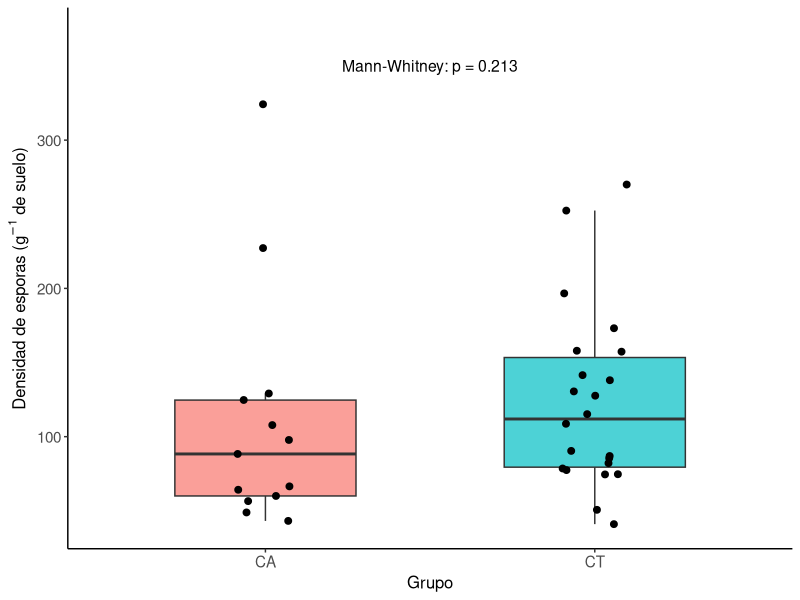
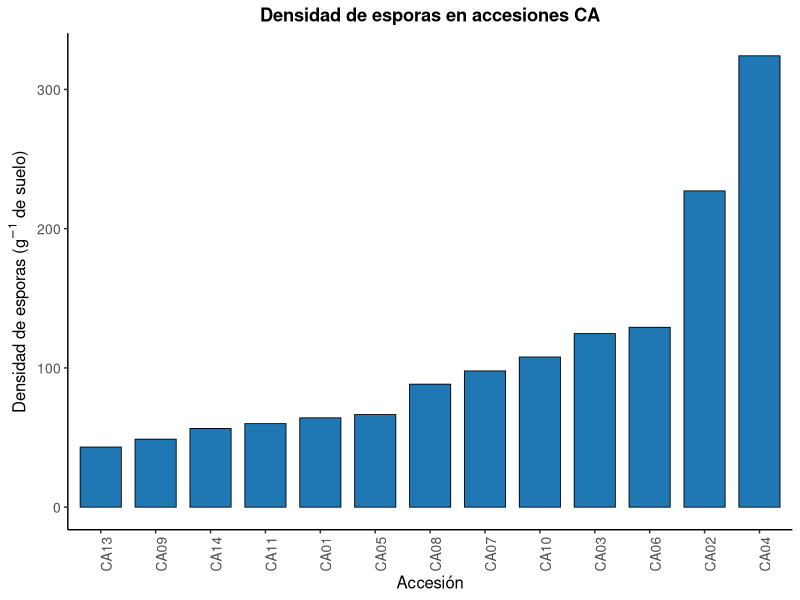
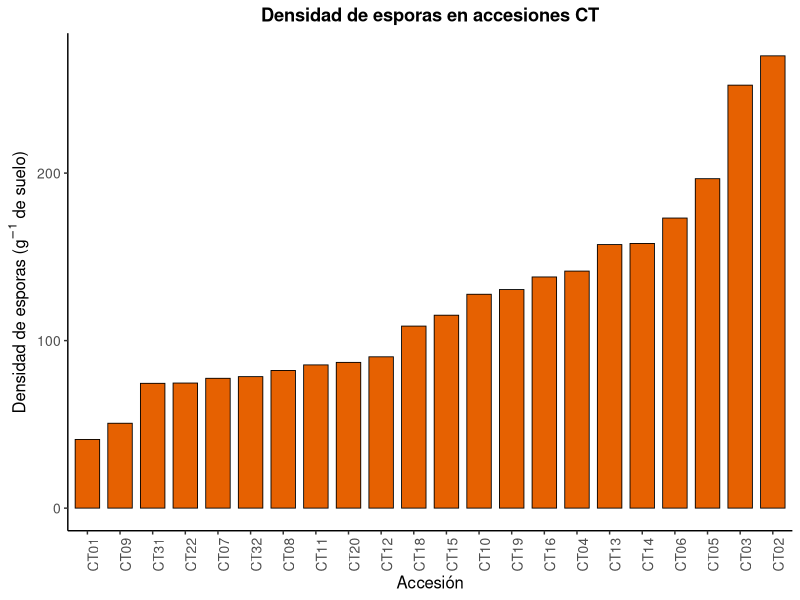
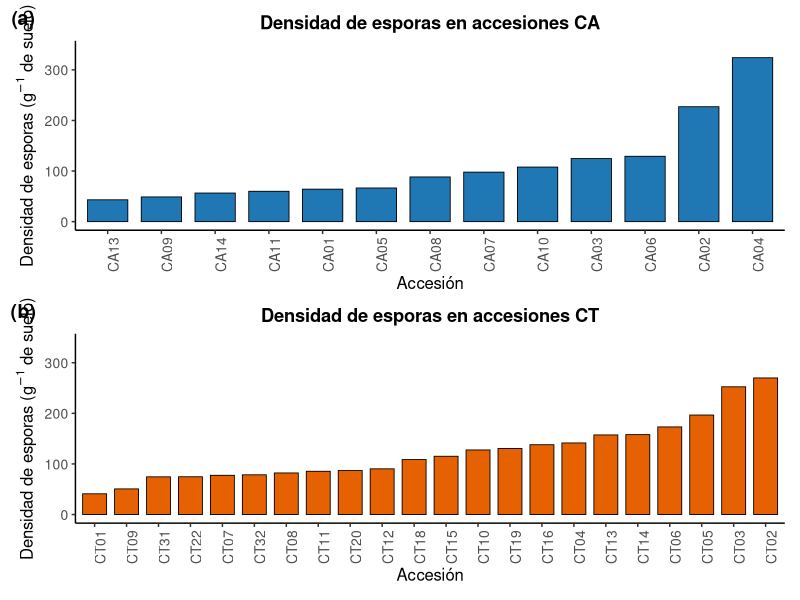
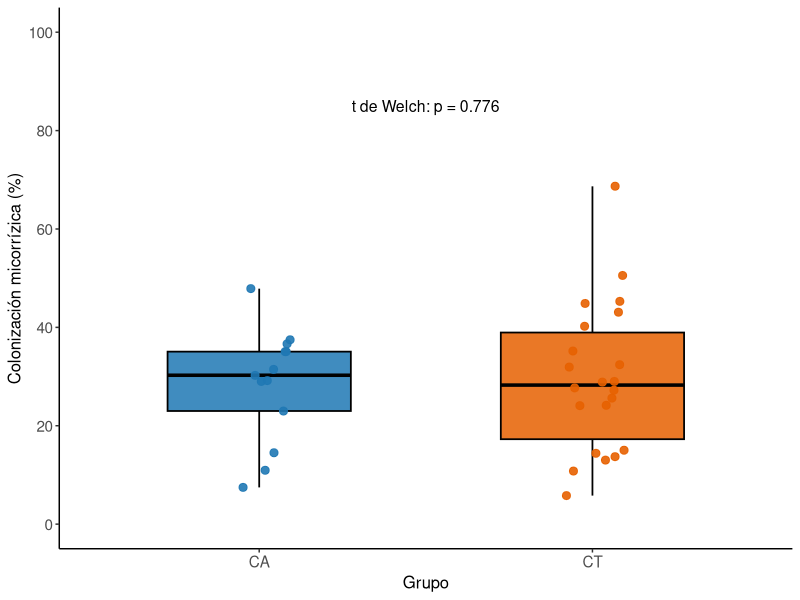
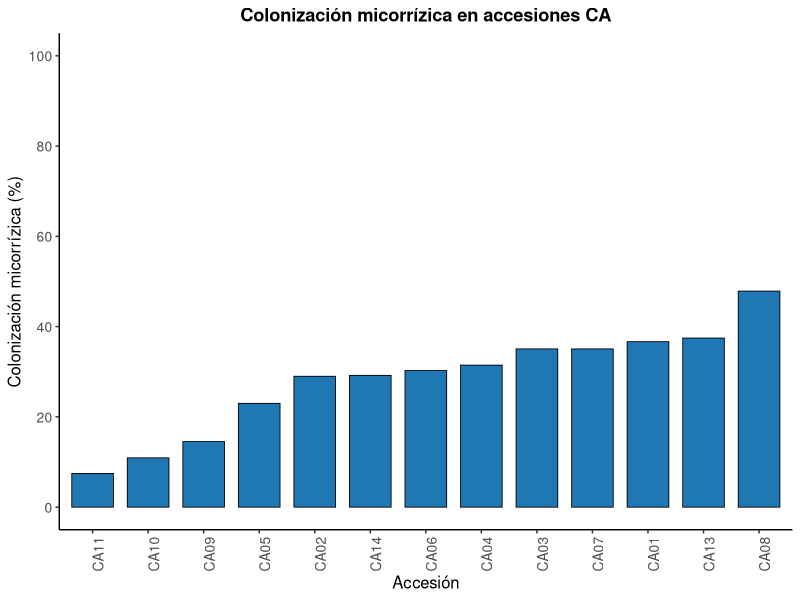
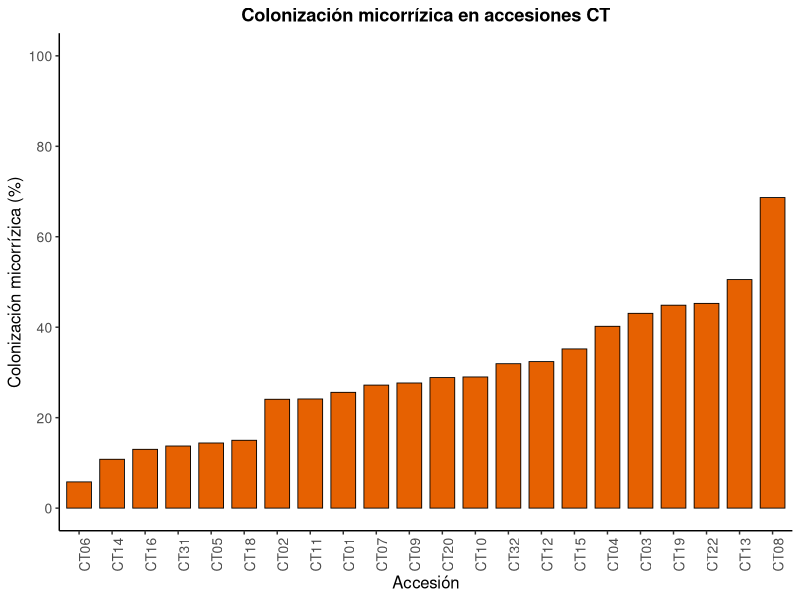
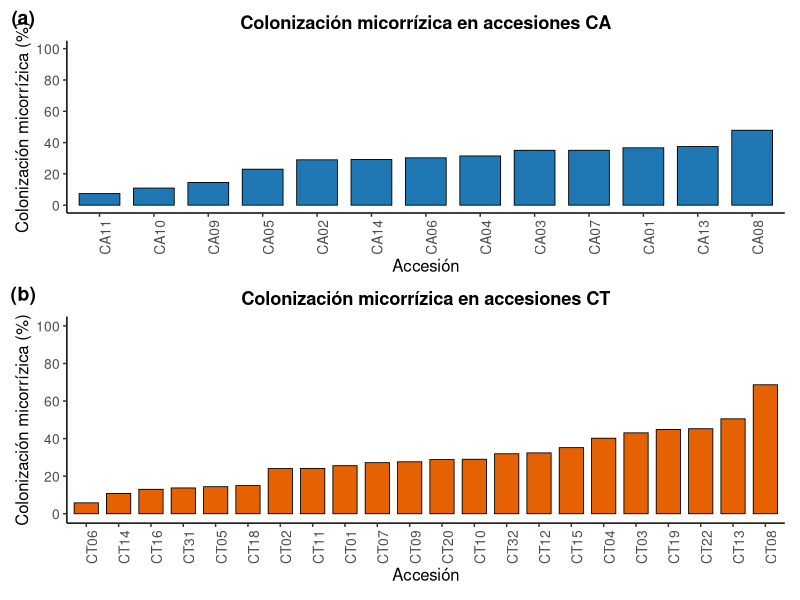

The R script that drew these images, in order:
## ---- chunk 1

library(readxl)
library(dplyr)
library(ggplot2)
library(readxl)
library(patchwork)


## ---- chunk 2

datos <- read_excel("data/densidad de esporas procesar.xlsx", 
    sheet = "Total_por_accesion")
View(datos)


datos <- datos %>%
  mutate(
    Densidad_esporas_g = `Total de esporas` / 6
  )

datos

str(datos)

## ---- chunk 3


# Descriptivos generales
descriptivos_general <- datos %>%
  summarise(
    n = sum(!is.na(Densidad_esporas_g)),
    Media = mean(Densidad_esporas_g, na.rm = TRUE),
    DE = sd(Densidad_esporas_g, na.rm = TRUE),
    Mediana = median(Densidad_esporas_g, na.rm = TRUE),
    Minimo = min(Densidad_esporas_g, na.rm = TRUE),
    Maximo = max(Densidad_esporas_g, na.rm = TRUE)
  )

descriptivos_general


# Descriptivos por grupo
descriptivos_grupo <- datos %>%
  group_by(Grupo) %>%
  summarise(
    n = sum(!is.na(Densidad_esporas_g)),
    Media = mean(Densidad_esporas_g, na.rm = TRUE),
    DE = sd(Densidad_esporas_g, na.rm = TRUE),
    Mediana = median(Densidad_esporas_g, na.rm = TRUE),
    Minimo = min(Densidad_esporas_g, na.rm = TRUE),
    Maximo = max(Densidad_esporas_g, na.rm = TRUE)
  )

descriptivos_grupo

## ---- chunk 4

# Grupo CA
shapiro_CA <- shapiro.test(
  datos$Densidad_esporas_g[datos$Grupo == "CA"]
)

shapiro_CA


# Grupo CT
shapiro_CT <- shapiro.test(
  datos$Densidad_esporas_g[datos$Grupo == "CT"]
)

shapiro_CT

## ---- chunk 5

mann_whitney <- wilcox.test(
  Densidad_esporas_g ~ Grupo,
  data = datos,
  exact = FALSE
)

mann_whitney


## ---- chunk 6

p_valor <- mann_whitney$p.value

fig_boxplot <- ggplot(
  datos,
  aes(
    x = Grupo,
    y = Densidad_esporas_g,
    fill = Grupo
  )
) +
  geom_boxplot(
    width = 0.55,
    outlier.shape = NA,
    alpha = 0.7
  ) +
  geom_jitter(
    width = 0.10,
    size = 2
  ) +
  annotate(
    "text",
    x = 1.5,
    y = max(datos$Densidad_esporas_g, na.rm = TRUE) * 1.08,
    label = paste0(
      "Mann-Whitney: p = ",
      format.pval(p_valor, digits = 3)
    ),
    size = 4
  ) +
  expand_limits(
    y = max(datos$Densidad_esporas_g, na.rm = TRUE) * 1.15
  ) +
  labs(
    x = "Grupo",
    y = expression(
      "Densidad de esporas (g"^{-1}*" de suelo)"
    )
  ) +
  theme_classic() +
  theme(
    legend.position = "none",
    axis.title = element_text(size = 12),
    axis.text = element_text(size = 11)
  )

fig_boxplot



# Exportar

ggsave(
  filename = "manuscript/Figuras_Densidad_HMA/Figura_1_Boxplot_CA_vs_CT.tiff",
  plot = fig_boxplot,
  width = 16,
  height = 14,
  units = "cm",
  dpi = 600,
  compression = "lzw"
)

# ggsave(
#   filename = "manuscript/Figuras_Densidad_HMA/Figura_1_Boxplot_CA_vs_CT.pdf",
#   plot = fig_boxplot,
#   width = 16,
#   height = 14,
#   units = "cm",
#   device = cairo_pdf
# )

## ---- chunk 7

fig_CA <- ggplot(
  filter(datos, Grupo == "CA"),
  aes(
    x = reorder(Accesión, Densidad_esporas_g),
    y = Densidad_esporas_g
  )
) +
  geom_col(
    width = 0.75,
    fill = "#1F78B4",
    color = "black",
    linewidth = 0.3
  ) +
  labs(
    x = "Accesión",
    y = expression(
      "Densidad de esporas (g"^{-1}*" de suelo)"
    ),
    title = "Densidad de esporas en accesiones CA"
  ) +
  theme_classic() +
  theme(
    axis.text.x = element_text(
      angle = 90,
      hjust = 1
    ),
    plot.title = element_text(
      hjust = 0.5,
      face = "bold"
    ),
    axis.title = element_text(size = 12),
    axis.text = element_text(size = 10)
  )

fig_CA


# Exportar

# ggsave(
#   filename = "manuscript/Figuras_Densidad_HMA/Figura_2_Densidad_CA.tiff",
#   plot = fig_CA,
#   width = 22,
#   height = 15,
#   units = "cm",
#   dpi = 600,
#   compression = "lzw"
# )

# ggsave(
#   filename = "manuscript/Figuras_Densidad_HMA/Figura_2_Densidad_CA.pdf",
#   plot = fig_CA,
#   width = 22,
#   height = 15,
#   units = "cm",
#   device = cairo_pdf
# )

## ---- chunk 8

fig_CT <- ggplot(
  filter(datos, Grupo == "CT"),
  aes(
    x = reorder(Accesión, Densidad_esporas_g),
    y = Densidad_esporas_g
  )
) +
  geom_col(
    width = 0.75,
    fill = "#E66101",
    color = "black",
    linewidth = 0.3
  ) +
  labs(
    x = "Accesión",
    y = expression(
      "Densidad de esporas (g"^{-1}*" de suelo)"
    ),
    title = "Densidad de esporas en accesiones CT"
  ) +
  theme_classic() +
  theme(
    axis.text.x = element_text(
      angle = 90,
      hjust = 1
    ),
    plot.title = element_text(
      hjust = 0.5,
      face = "bold"
    ),
    axis.title = element_text(size = 12),
    axis.text = element_text(size = 10)
  )

fig_CT

# exportar

# ggsave(
#   filename = "manuscript/Figuras_Densidad_HMA/Figura_3_Densidad_CT.tiff",
#   plot = fig_CT,
#   width = 22,
#   height = 15,
#   units = "cm",
#   dpi = 600,
#   compression = "lzw"
# )

# ggsave(
#   filename = "manuscript/Figuras_Densidad_HMA/Figura_3_Densidad_CT.pdf",
#   plot = fig_CT,
#   width = 22,
#   height = 15,
#   units = "cm",
#   device = cairo_pdf
# )

## ---- chunk 9

# Establecer la misma escala del eje Y para ambas figuras
limite_y <- max(datos$Densidad_esporas_g, na.rm = TRUE) * 1.05

fig_CA_final <- fig_CA +
  coord_cartesian(ylim = c(0, limite_y))

fig_CT_final <- fig_CT +
  coord_cartesian(ylim = c(0, limite_y))


# Combinar figuras verticalmente
fig_combinada <- (
  fig_CA_final /
  fig_CT_final
) +
  plot_annotation(
    tag_levels = "a",
    tag_prefix = "(",
    tag_suffix = ")"
  ) &
  theme(
    plot.tag = element_text(
      face = "bold",
      size = 14
    ),
    plot.tag.position = c(0.01, 0.99)
  )

# Visualizar
fig_combinada


# Exportar figura combinada
ggsave(
  filename = "manuscript/Figuras_Densidad_HMA/Figura_2_Densidad_CA_CT.tiff",
  plot = fig_combinada,
  width = 22,
  height = 28,
  units = "cm",
  dpi = 600,
  compression = "lzw",
  bg = "white"
)

## ---- chunk 10

library(readxl)
colonizacion <- read_excel("data/base_datos_tincion.xlsx", 
    sheet = "fb")

colonizacion

## ---- chunk 11


# ============================================================
# 3. PREPARAR LOS DATOS DE COLONIZACIÓN
# ============================================================

colonizacion <- colonizacion %>%
  mutate(
    Accesión = gsub("_", "", muestra),
    Grupo = substr(Accesión, 1, 2)
  )


# ============================================================
# 4. PROMEDIO DE R1, R2 Y R3 POR ACCESIÓN
# ============================================================

colonizacion_promedio <- colonizacion %>%
  group_by(Accesión, Grupo) %>%
  summarise(
    Colonizacion = mean(porcentaje, na.rm =TRUE),
    .groups = "drop"
  )


# ============================================================
# 5. CONSERVAR SOLO LAS 35 ACCESIONES USADAS EN DENSIDAD
# ============================================================

colonizacion_analisis <- colonizacion_promedio %>%
  semi_join(
    datos %>% select(Accesión),
    by = "Accesión"
  ) %>%
  arrange(Grupo, Accesión)

colonizacion_analisis


# Accesiones de densidad que no aparecen en colonización
anti_join(
  datos %>% distinct(Accesión),
  colonizacion_promedio %>% distinct(Accesión),
  by = "Accesión"
)

# Número de accesiones por grupo
colonizacion_analisis %>%
  count(Grupo)

# Verificar accesiones únicas
n_distinct(colonizacion_analisis$Accesión)

# ============================================================
# 6. ESTADÍSTICA DESCRIPTIVA GENERAL
# ============================================================

descriptivos_general <- colonizacion_analisis %>%
  summarise(
    n = n(),
    Media = mean(Colonizacion),
    DE = sd(Colonizacion),
    Mediana = median(Colonizacion),
    Minimo = min(Colonizacion),
    Maximo = max(Colonizacion)
  )

descriptivos_general


# ============================================================
# 7. ESTADÍSTICA DESCRIPTIVA POR GRUPO
# ============================================================

descriptivos_grupo <- colonizacion_analisis %>%
  group_by(Grupo) %>%
  summarise(
    n = n(),
    Media = mean(Colonizacion),
    DE = sd(Colonizacion),
    Mediana = median(Colonizacion),
    Minimo = min(Colonizacion),
    Maximo = max(Colonizacion)
  )

descriptivos_grupo


# ============================================================
# 8. NORMALIDAD: SHAPIRO-WILK
# ============================================================

shapiro_CA <- shapiro.test(
  colonizacion_analisis$Colonizacion[
    colonizacion_analisis$Grupo == "CA"
  ]
)

shapiro_CT <- shapiro.test(
  colonizacion_analisis$Colonizacion[
    colonizacion_analisis$Grupo == "CT"
  ]
)

shapiro_CA
shapiro_CT


# ============================================================
# 9. COMPARACIÓN CA vs CT
# t DE WELCH
# ============================================================

comparacion <- t.test(
  Colonizacion ~ Grupo,
  data = colonizacion_analisis,
  var.equal = FALSE
)

comparacion


# ============================================================
# 10. COLORES
# ============================================================

colores_grupo <- c(
  "CA" = "#1F78B4",
  "CT" = "#E66101"
)


# ============================================================
# ============================================================
# 11. BOXPLOT CA vs CT
# ============================================================

p_valor <- comparacion$p.value

fig_boxplot_col <- ggplot(
  colonizacion_analisis,
  aes(
    x = Grupo,
    y = Colonizacion,
    fill = Grupo
  )
) +
  geom_boxplot(
    width = 0.55,
    alpha = 0.85,
    color = "black",
    linewidth = 0.6,
    outlier.shape = NA
  ) +
  geom_jitter(
    aes(color = Grupo),
    width = 0.10,
    size = 2.4,
    alpha = 0.9,
    show.legend = FALSE
  ) +
  annotate(
    "text",
    x = 1.5,
    y = 85,
    label = paste0(
      "t de Welch: p = ",
      format.pval(p_valor, digits = 3)
    ),
    size = 4
  ) +
  scale_fill_manual(values = colores_grupo) +
  scale_color_manual(values = colores_grupo) +
  scale_y_continuous(
    limits = c(0, 100),
    breaks = seq(0, 100, 20)
  ) +
  labs(
    x = "Grupo",
    y = "Colonización micorrízica (%)"
  ) +
  theme_classic() +
  theme(
    legend.position = "none",
    axis.title = element_text(size = 12),
    axis.text = element_text(size = 11)
  )

fig_boxplot_col


# ------------------------------------------------------------
# FIGURA 1. BOXPLOT CA vs CT
# ------------------------------------------------------------

ggsave(
  filename = "manuscript/Figuras_Colonizacion_HMA/Figura_1_Boxplot_Colonizacion_CA_vs_CT.tiff",
  plot = fig_boxplot_col,
  width = 16,
  height = 14,
  units = "cm",
  dpi = 600,
  compression = "lzw",
  bg = "white"
)

# ggsave(
#   "manuscript/Figuras_Colonizacion_HMA/Figura_1_Boxplot_Colonizacion_CA_vs_CT.png",
#   plot = fig_boxplot_col,
#   width = 16,
#   height = 14,
#   units = "cm",
#   dpi = 600,
#   bg = "white"
# )


# ggsave(
#   filename = "manuscript/Figuras_Colonizacion_HMA/Figura_1_Boxplot_Colonizacion_CA_vs_CT.pdf",
#   plot = fig_boxplot_col,
#   width = 16,
#   height = 14,
#   units = "cm",
#   device = cairo_pdf,
#   bg = "white"
# )

# ============================================================
# ============================================================
# 12. COLONIZACIÓN POR ACCESIÓN - CA
# ============================================================

fig_CA_col <- ggplot(
  filter(colonizacion_analisis, Grupo == "CA"),
  aes(
    x = reorder(Accesión, Colonizacion),
    y = Colonizacion
  )
) +
  geom_col(
    width = 0.75,
    fill = "#1F78B4",
    color = "black",
    linewidth = 0.3
  ) +
  scale_y_continuous(
    limits = c(0, 100),
    breaks = seq(0, 100, 20)
  ) +
  labs(
    x = "Accesión",
    y = "Colonización micorrízica (%)",
    title = "Colonización micorrízica en accesiones CA"
  ) +
  theme_classic() +
  theme(
    axis.text.x = element_text(
      angle = 90,
      hjust = 1
    ),
    plot.title = element_text(
      hjust = 0.5,
      face = "bold"
    ),
    axis.title = element_text(size = 12),
    axis.text = element_text(size = 10)
  )

fig_CA_col

# ============================================================
# ============================================================
# 13. COLONIZACIÓN POR ACCESIÓN - CT
# ============================================================

fig_CT_col <- ggplot(
  filter(colonizacion_analisis, Grupo == "CT"),
  aes(
    x = reorder(Accesión, Colonizacion),
    y = Colonizacion
  )
) +
  geom_col(
    width = 0.75,
    fill = "#E66101",
    color = "black",
    linewidth = 0.3
  ) +
  scale_y_continuous(
    limits = c(0, 100),
    breaks = seq(0, 100, 20)
  ) +
  labs(
    x = "Accesión",
    y = "Colonización micorrízica (%)",
    title = "Colonización micorrízica en accesiones CT"
  ) +
  theme_classic() +
  theme(
    axis.text.x = element_text(
      angle = 90,
      hjust = 1
    ),
    plot.title = element_text(
      hjust = 0.5,
      face = "bold"
    ),
    axis.title = element_text(size = 12),
    axis.text = element_text(size = 10)
  )

fig_CT_col

# ============================================================
# 14. EXPORTAR FIGURAS EN ALTA CALIDAD
# ============================================================

# ------------------------------------------------------------
# FIGURA 2. COLONIZACIÓN EN ACCESIONES CA
# ------------------------------------------------------------

# ggsave(
#   filename = "manuscript/Figuras_Colonizacion_HMA/Figura_2_Colonizacion_CA.tiff",
#   plot = fig_CA_col,
#   width = 22,
#   height = 15,
#   units = "cm",
#   dpi = 600,
#   compression = "lzw",
#   bg = "white"
# )

# ggsave(
#   filename = "Figuras_Colonizacion_HMA/Figura_2_Colonizacion_CA.pdf",
#   plot = fig_CA_col,
#   width = 22,
#   height = 15,
#   units = "cm",
#   device = cairo_pdf,
#   bg = "white"
# )

# ------------------------------------------------------------
# FIGURA 3. COLONIZACIÓN EN ACCESIONES CT
# ------------------------------------------------------------

# ggsave(
#   filename = "Figuras_Colonizacion_HMA/Figura_3_Colonizacion_CT.tiff",
#   plot = fig_CT_col,
#   width = 22,
#   height = 15,
#   units = "cm",
#   dpi = 600,
#   compression = "lzw",
#   bg = "white"
# )


# Exportar figuras colonizacion unidas

# ============================================================
# 15. COMBINAR FIGURAS CA Y CT
# ============================================================

fig_colonizacion <- (
  fig_CA_col /
  fig_CT_col
) +
  plot_layout(
    heights = c(1, 1.2)
  ) +
  plot_annotation(
    tag_levels = "a",
    tag_prefix = "(",
    tag_suffix = ")"
  ) &
  theme(
    plot.tag = element_text(
      face = "bold",
      size = 14
    ),
    plot.tag.position = c(0.01, 0.99)
  )

# Visualizar figura combinada
fig_colonizacion


# ============================================================
# 16. EXPORTAR FIGURA COMBINADA
# ============================================================

ggsave(
  filename = paste0(
    "manuscript/Figuras_Colonizacion_HMA/",
    "Figura_2_Colonizacion_CA_CT.tiff"
  ),
  plot = fig_colonizacion,
  width = 22,
  height = 28,
  units = "cm",
  dpi = 600,
  compression = "lzw",
  bg = "white"
)








## ---- chunk 12

# ============================================================
# CORRELACIÓN ENTRE DENSIDAD DE ESPORAS Y COLONIZACIÓN
# ============================================================

library(dplyr)

# Unir ambas bases mediante la accesión
datos_cor <- datos %>%
  select(Accesión, Grupo, Densidad_esporas_g) %>%
  inner_join(
    colonizacion_analisis %>%
      select(Accesión, Colonizacion),
    by = "Accesión"
  )

# Visualizar
View(datos_cor)

# Verificar número de observaciones
nrow(datos_cor)

# Verificar estructura
str(datos_cor)

## ---- chunk 13

# ============================================================
# 2. CORRELACIÓN DE SPEARMAN
# ============================================================

# Correlación general
cor_general <- cor.test(
  datos_cor$Densidad_esporas_g,
  datos_cor$Colonizacion,
  method = "spearman",
  exact = FALSE
)

cor_general


# Correlación grupo CA
cor_CA <- cor.test(
  datos_cor$Densidad_esporas_g[datos_cor$Grupo == "CA"],
  datos_cor$Colonizacion[datos_cor$Grupo == "CA"],
  method = "spearman",
  exact = FALSE
)

cor_CA


# Correlación grupo CT
cor_CT <- cor.test(
  datos_cor$Densidad_esporas_g[datos_cor$Grupo == "CT"],
  datos_cor$Colonizacion[datos_cor$Grupo == "CT"],
  method = "spearman",
  exact = FALSE
)

cor_CT

## ---- chunk 14

# ============================================================
# 3. EXTRAER COEFICIENTES Y VALORES P
# ============================================================

# General
rho_general <- unname(cor_general$estimate)
p_general <- cor_general$p.value

# CA
rho_CA <- unname(cor_CA$estimate)
p_CA <- cor_CA$p.value

# CT
rho_CT <- unname(cor_CT$estimate)
p_CT <- cor_CT$p.value


# Tabla resumen
resultados_cor <- data.frame(
  Grupo = c("General", "CA", "CT"),
  n = c(
    nrow(datos_cor),
    sum(datos_cor$Grupo == "CA"),
    sum(datos_cor$Grupo == "CT")
  ),
  Rho = c(rho_general, rho_CA, rho_CT),
  p_valor = c(p_general, p_CA, p_CT)
)

resultados_cor

## ---- chunk 15

# ============================================================
# 4. GRÁFICO DE CORRELACIÓN
# ============================================================

# Formatear valores p
formato_p <- function(p) {
  if (p < 0.001) {
    return("p < 0.001")
  }
  paste0("p = ", sprintf("%.3f", p))
}

# Etiquetas estadísticas
etiqueta_cor <- paste0(
  "General: \u03c1 = ", sprintf("%.3f", rho_general),
  "; ", formato_p(p_general),
  "\nCA: \u03c1 = ", sprintf("%.3f", rho_CA),
  "; ", formato_p(p_CA),
  "\nCT: \u03c1 = ", sprintf("%.3f", rho_CT),
  "; ", formato_p(p_CT)
)

# Crear figura
fig_correlacion <- ggplot(
  datos_cor,
  aes(
    x = Densidad_esporas_g,
    y = Colonizacion,
    color = Grupo
  )
) +
  geom_point(
    size = 3,
    alpha = 0.85
  ) +
  annotate(
    "text",
    x = Inf,
    y = Inf,
    label = etiqueta_cor,
    hjust = 1.05,
    vjust = 1.2,
    size = 3.8
  ) +
  scale_color_manual(
    values = c(
      "CA" = "#1F78B4",
      "CT" = "#E66101"
    )
  ) +
  scale_x_continuous(
    expand = expansion(mult = c(0.05, 0.08))
  ) +
  scale_y_continuous(
    limits = c(0, 100),
    breaks = seq(0, 100, 20)
  ) +
  labs(
    x = expression(
      "Densidad de esporas (esporas g"^{-1}*
      " de suelo)"
    ),
    y = "Colonización micorrízica (%)",
    color = "Grupo"
  ) +
  theme_classic() +
  theme(
    axis.title = element_text(size = 12),
    axis.text = element_text(size = 10),
    legend.position = "bottom",
    legend.direction = "horizontal",
    legend.title = element_text(size = 11),
    legend.text = element_text(size = 10),
    plot.margin = margin(10, 10, 10, 10)
  )

fig_correlacion

## ---- chunk 16

# ============================================================
# 5. EXPORTACIÓN
# ============================================================

# Crear carpeta
carpeta <- "manuscript/Figuras_Correlacion_HMA"

dir.create(
  carpeta,
  recursive = TRUE,
  showWarnings = FALSE
)

# Exportar TIFF
ggsave(
  filename = file.path(
    carpeta,
    "Figura_Correlacion_Densidad_vs_Colonizacion.tiff"
  ),
  plot = fig_correlacion,
  width = 18,
  height = 14,
  units = "cm",
  dpi = 600,
  compression = "lzw",
  bg = "white"
)

# Exportar PNG
ggsave(
  filename = file.path(
    carpeta,
    "Figura_Correlacion_Densidad_vs_Colonizacion.png"
  ),
  plot = fig_correlacion,
  width = 18,
  height = 14,
  units = "cm",
  dpi = 600,
  bg = "white"
)

## ---- chunk 17

library(ggplot2)
library(dplyr)
library(ggrepel)

# ============================================================
# FIGURA FINAL DE CORRELACIÓN
# ============================================================

# Seleccionar accesiones destacadas
datos_etiquetas <- bind_rows(
  datos_cor %>%
    slice_max(Densidad_esporas_g, n = 1),

  datos_cor %>%
    slice_max(Colonizacion, n = 1)
) %>%
  distinct(Accesión, .keep_all = TRUE)


# Etiqueta estadística
etiqueta <- paste0(
  "Spearman: \u03c1 = ",
  sprintf("%.3f", rho_general),
  "   |   p = ",
  sprintf("%.3f", p_general),
  "   |   n = ", nrow(datos_cor)
)


# Crear figura
fig_correlacion_final <- ggplot(
  datos_cor,
  aes(
    x = Densidad_esporas_g,
    y = Colonizacion
  )
) +

  # Puntos individuales
  geom_point(
    aes(
      fill = Grupo,
      shape = Grupo
    ),
    size = 3.8,
    color = "black",
    stroke = 0.35,
    alpha = 0.90
  ) +

  # Identificar accesiones destacadas
  geom_label_repel(
    data = datos_etiquetas,
    aes(label = Accesión),
    size = 3.3,
    color = "gray20",
    fill = "white",
    label.size = 0.2,
    box.padding = 0.5,
    point.padding = 0.4,
    min.segment.length = 0,
    seed = 123
  ) +

  # Colores
  scale_fill_manual(
    values = c(
      "CA" = "#1F78B4",
      "CT" = "#E66101"
    )
  ) +

  # Símbolos
  scale_shape_manual(
    values = c(
      "CA" = 21,
      "CT" = 24
    )
  ) +

  # Ejes
  scale_x_continuous(
    expand = expansion(mult = c(0.06, 0.12))
  ) +

  scale_y_continuous(
    breaks = seq(0, 100, 20)
  ) +

  coord_cartesian(
    ylim = c(0, 100)
  ) +

  # Títulos
  labs(
    title = "Densidad de esporas y colonización micorrízica",
    subtitle = etiqueta,
    x = expression(
      "Densidad de esporas (esporas g"^{-1}*
      " de suelo)"
    ),
    y = "Colonización micorrízica (%)",
    fill = "Grupo",
    shape = "Grupo"
  ) +

  # Diseño científico
  theme_classic(base_size = 12) +

  theme(
    plot.title = element_text(
      size = 13,
      face = "bold",
      hjust = 0.5
    ),

    plot.subtitle = element_text(
      size = 11,
      hjust = 0.5,
      color = "gray35",
      margin = margin(b = 14)
    ),

    axis.title = element_text(size = 12),
    axis.text = element_text(size = 10),

    legend.position = "top",
    legend.direction = "horizontal",
    legend.title = element_blank(),

    panel.grid.major.y = element_line(
      color = "gray90",
      linewidth = 0.3
    ),

    plot.margin = margin(12, 15, 12, 12)
  )

fig_correlacion_final
